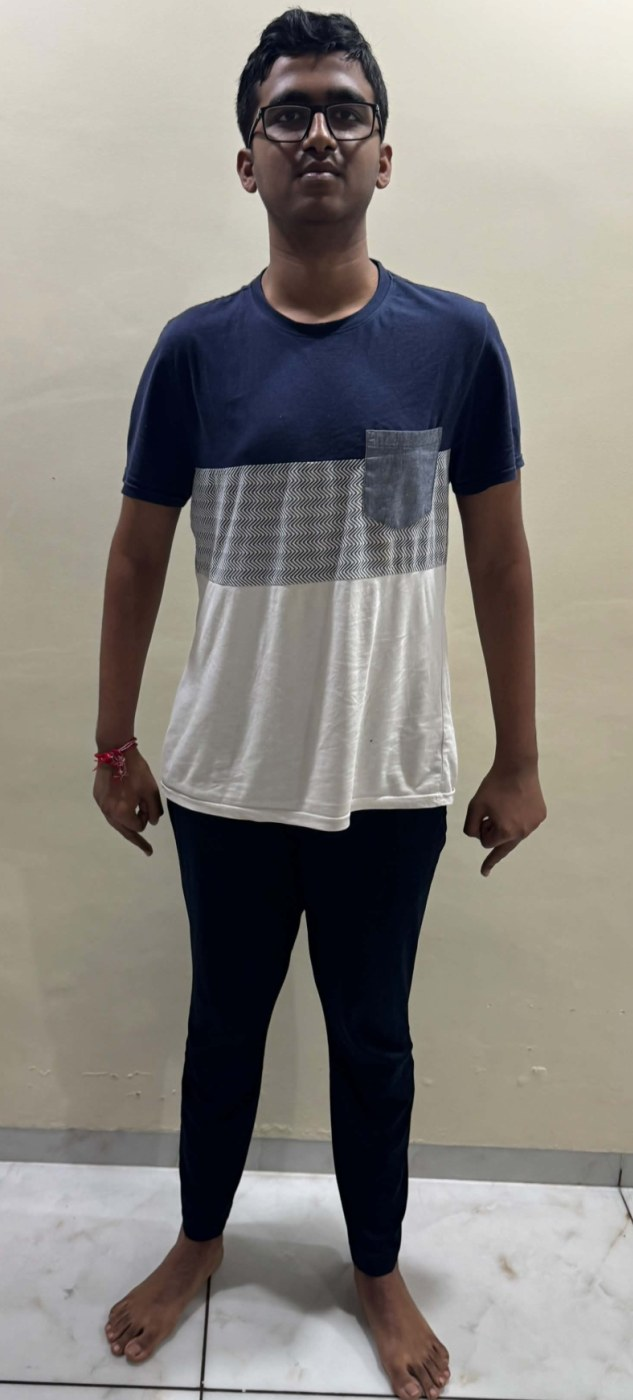
#> input picture assets/samples/01_standing.jpg, 633 x 1400 px
$ python -i video.py   (imports and definitions only)
#> lines starting #> are read from the running program, lines starting #| are printed output that depends on the picture
"""
video.py — Frame sampling and annotated-clip writing for uploaded video.

A 30 s clip at 30 fps is 900 frames; running BlazePose over all of them inside a
Streamlit request would take minutes and time the container out. So frames are
sampled at a target analysis rate (default 6 fps) which is dense enough to
resolve a fall — falls take 0.4-0.8 s from loss of balance to impact — while
keeping a 30 s clip to ~180 inferences.

Timestamps are kept in *real seconds* rather than frame indices so the pelvis
descent velocity in ``infer.py`` stays physically meaningful regardless of the
source frame rate or the sampling stride.
"""

from __future__ import annotations

import os
import tempfile

import cv2
import numpy as np


# [36 lines left out: functions probe, iter_frames, not called in this run]


#: fourccs a browser's <video> element can actually decode. `mp4v` is
#: MPEG-4 Part 2 — OpenCV will happily write it, but Chrome and Safari will not
#: play it, which would render an inert black player in the dashboard. So the
#: codec that succeeded is reported back and the caller decides.
BROWSER_SAFE = {"avc1", "H264"}


def write_gif(
    frames: list[np.ndarray],
    fps: float = 6.0,
    max_width: int = 420,
) -> str | None:
    """Encode annotated frames to a looping GIF.

    A GIF is used for the *primary* on-page playback rather than the MP4
    because a browser plays it automatically, forever, with no controls and no
    click required — the annotated feed simply runs, which is what a monitoring
    wall would look like. ``st.video`` by contrast renders a paused player with
    a play button, so the reviewer sees a still frame unless they interact.

    Frames are downscaled and colour-quantised because GIF is a 256-colour
    format with no interframe compression; at full 540x960 a 14-frame clip is
    several megabytes, and this repository is served to every visitor.
    """
    if not frames:
        return None

    try:
        from PIL import Image
    except ImportError:                                # pragma: no cover
        return None

    h, w = frames[0].shape[:2]
    if w > max_width:
        scale = max_width / w
        size = (max_width, int(round(h * scale)))
    else:
        size = (w, h)

    pil = []
    for f in frames:
        img = Image.fromarray(cv2.cvtColor(f, cv2.COLOR_BGR2RGB))
        if size != (w, h):
            img = img.resize(size, Image.LANCZOS)
        # ADAPTIVE keeps the neon skeleton colours distinct against the
        # photographic background; the default web palette muddies them.
        pil.append(img.convert("P", palette=Image.ADAPTIVE, colors=128))

    path = os.path.join(tempfile.gettempdir(), f"fallguard_{os.getpid()}.gif")
    pil[0].save(
        path, save_all=True, append_images=pil[1:],
        duration=int(1000 / max(fps, 0.1)), loop=0, optimize=True,
        disposal=2,
    )
    return path if os.path.getsize(path) > 512 else None


# [76 lines left out: functions _encode_h264, write_annotated, not called in this run]

>>> import cv2
>>> picture = cv2.imread('../assets/samples/01_standing.jpg', cv2.IMREAD_GRAYSCALE)
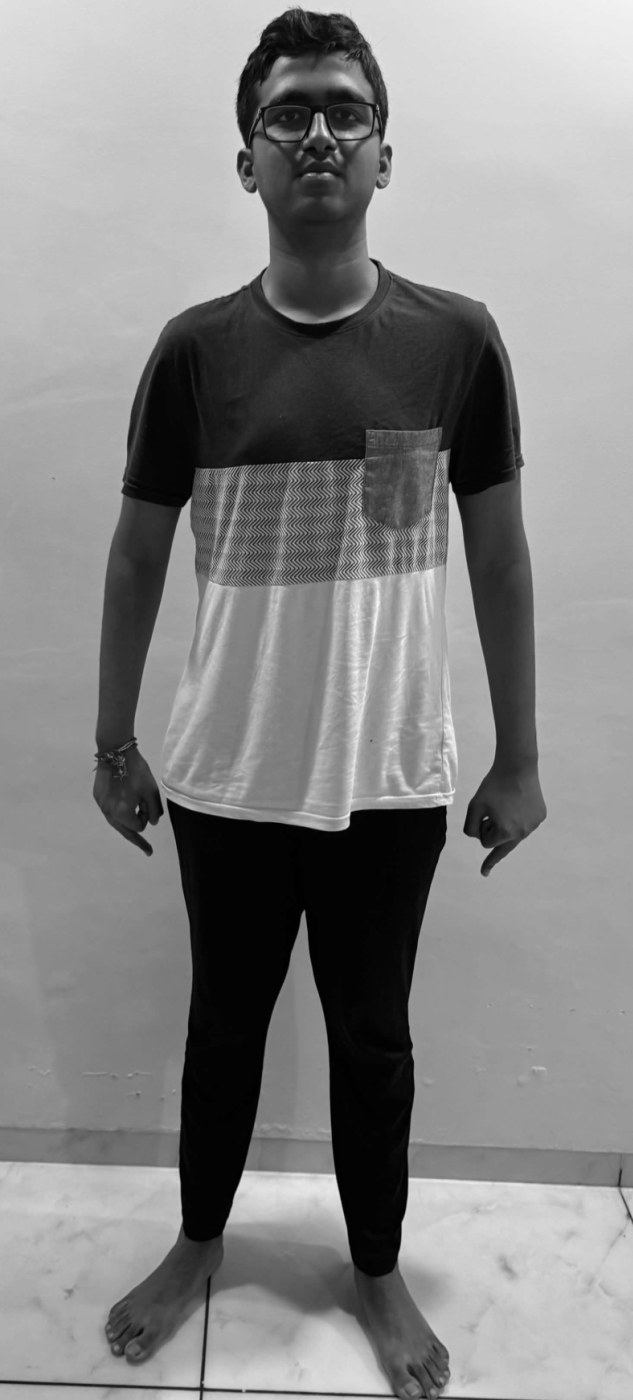
#> picture: shape (1400, 633); min 0, max 251, mean 133.7
>>> result = write_gif(picture)
#> (the run stopped early here; a loop or call above may not have finished)

$ run again, on assets/samples/02_bending_over.jpg
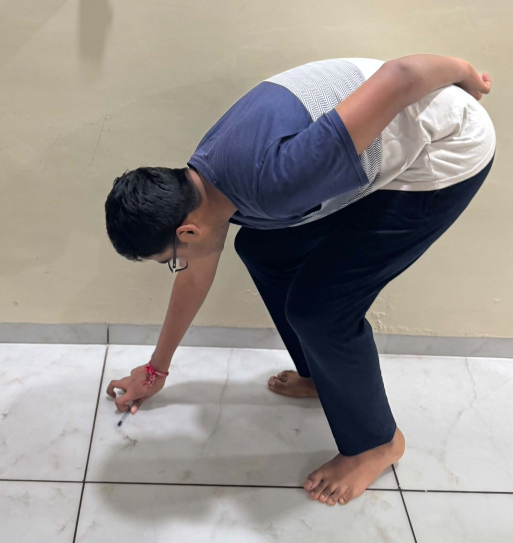
#> input picture assets/samples/02_bending_over.jpg, 1026 x 1086 px (shown at 1/2 size)
#> `picture = cv2.imread('../assets/samples/01_standing.jpg', cv2.IMREAD_G..`:
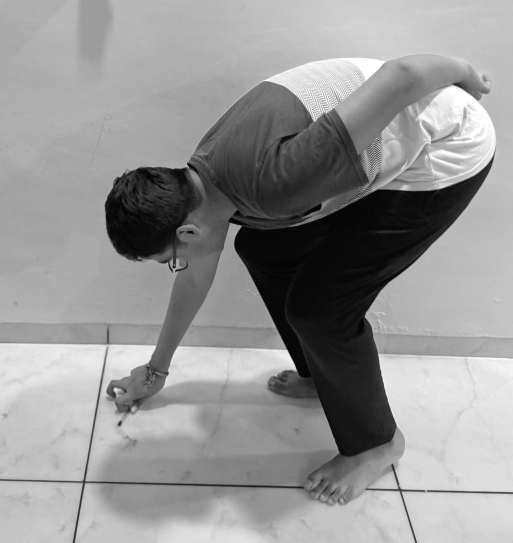
#> picture: shape (1086, 1026) (shown at 1/2 size); min 0, max 255, mean 149.1

$ run again, on assets/samples/03_fallen_on_floor.jpg
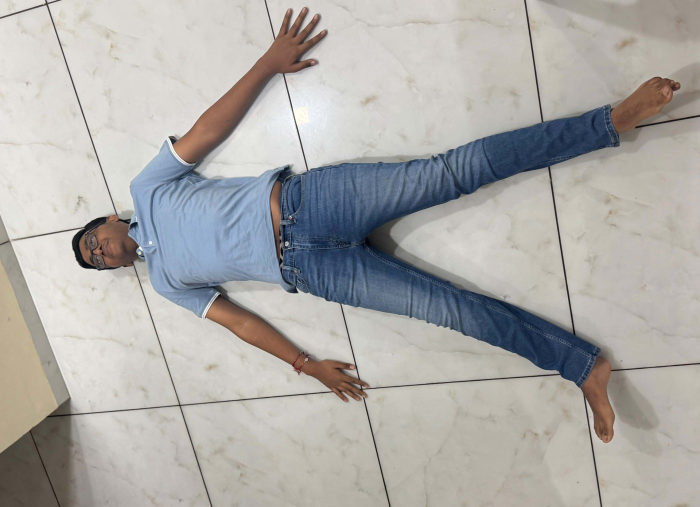
#> input picture assets/samples/03_fallen_on_floor.jpg, 1400 x 1014 px (shown at 1/2 size)
#> `picture = cv2.imread('../assets/samples/01_standing.jpg', cv2.IMREAD_G..`:
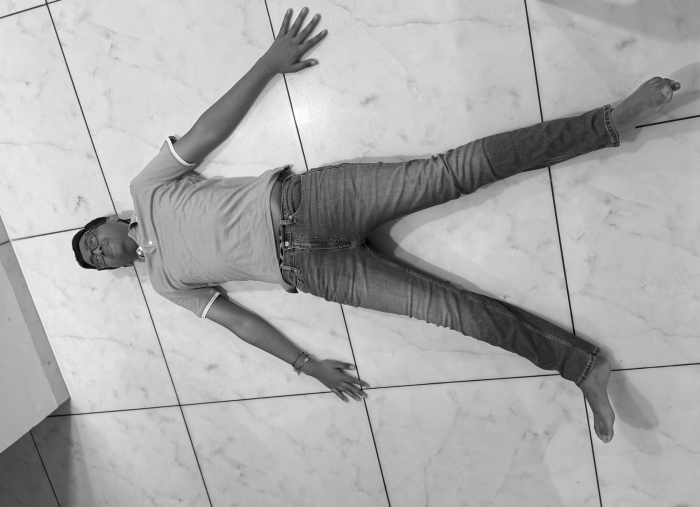
#> picture: shape (1014, 1400) (shown at 1/2 size); min 0, max 255, mean 171.7
